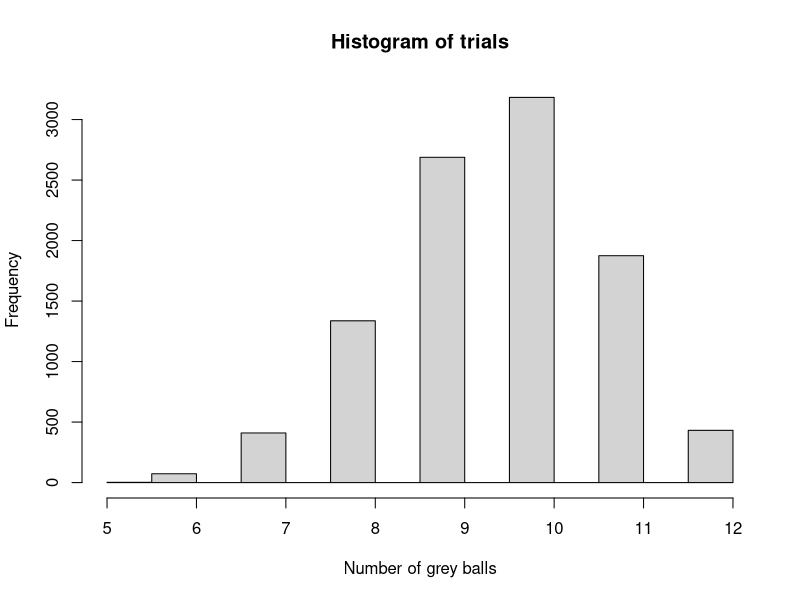

Reproduce this figure in R.
## ---- chunk 1
knitr::opts_chunk$set(echo = FALSE)
## ---- chunk 2
library(limma)
## ---- chunk 3
df <- data.frame(`In DE List`  = c("a","c","a+c"), `Not in DE list` = c("b","d","b+d"), RowTotal = c("a +b","c+d","a+b+c+d (=n)"))
rownames(df) <- c("In Gene Set", "Not in Gene Set","Column Total")
df
## ---- chunk 4
#see ?rhyper for argument definition
trials <- rhyper(10000,40,10,12)
hist(trials,xlab = "Number of grey balls")
## ---- chunk 5
table(trials)
## ---- chunk 6
table(trials)/10000

## ---- chunk 7
cumsum(table(trials)/10000)

## ---- chunk 8
df <- data.frame(Selected = c(8,4), NotSelected = c(2,26))
rownames(df) <- c("Grey", "Red")
df
## ---- chunk 9
df <- data.frame(Selected = c("a","c","a+c"), NotSelected = c("b","d","b+d"), RowTotal = c("a +b","c+d","a+b+c+d (=n)"))
rownames(df) <- c("Grey", "Red","Column Total")
df
